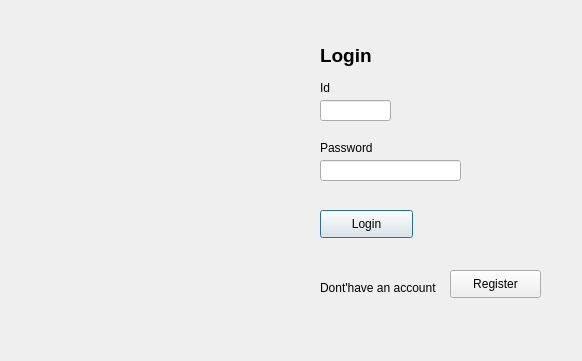
<?xml version="1.0" encoding="UTF-8"?>
<ui version="4.0">
 <class>login</class>
 <widget class="QDialog" name="login">
  <property name="geometry">
   <rect>
    <x>0</x>
    <y>0</y>
    <width>582</width>
    <height>361</height>
   </rect>
  </property>
  <property name="windowTitle">
   <string>Login</string>
  </property>
  <property name="styleSheet">
   <string notr="true">#login{
background-repeat: no-repeat;
border-image: url(D:/dataSource/images/image2.jpg) 0 0 0 0 stretch stretch;
}</string>
  </property>
  <widget class="QLabel" name="label">
   <property name="geometry">
    <rect>
     <x>320</x>
     <y>40</y>
     <width>81</width>
     <height>31</height>
    </rect>
   </property>
   <property name="text">
    <string>&lt;html&gt;&lt;head/&gt;&lt;body&gt;&lt;p&gt;&lt;span style=&quot; font-size:14pt; font-weight:600;&quot;&gt;Login&lt;/span&gt;&lt;/p&gt;&lt;/body&gt;&lt;/html&gt;</string>
   </property>
  </widget>
  <widget class="QLabel" name="label_6">
   <property name="geometry">
    <rect>
     <x>320</x>
     <y>140</y>
     <width>55</width>
     <height>16</height>
    </rect>
   </property>
   <property name="text">
    <string>Password</string>
   </property>
  </widget>
  <widget class="QLineEdit" name="password">
   <property name="geometry">
    <rect>
     <x>320</x>
     <y>160</y>
     <width>141</width>
     <height>21</height>
    </rect>
   </property>
  </widget>
  <widget class="QLabel" name="label_7">
   <property name="geometry">
    <rect>
     <x>320</x>
     <y>80</y>
     <width>55</width>
     <height>16</height>
    </rect>
   </property>
   <property name="text">
    <string>Id</string>
   </property>
  </widget>
  <widget class="QLineEdit" name="id_driver">
   <property name="geometry">
    <rect>
     <x>320</x>
     <y>100</y>
     <width>71</width>
     <height>21</height>
    </rect>
   </property>
   <property name="text">
    <string/>
   </property>
   <property name="readOnly">
    <bool>false</bool>
   </property>
  </widget>
  <widget class="QPushButton" name="btnLogin">
   <property name="geometry">
    <rect>
     <x>320</x>
     <y>210</y>
     <width>93</width>
     <height>28</height>
    </rect>
   </property>
   <property name="text">
    <string>Login</string>
   </property>
  </widget>
  <widget class="QPushButton" name="pushButton">
   <property name="geometry">
    <rect>
     <x>450</x>
     <y>270</y>
     <width>91</width>
     <height>28</height>
    </rect>
   </property>
   <property name="autoFillBackground">
    <bool>false</bool>
   </property>
   <property name="styleSheet">
    <string notr="true"/>
   </property>
   <property name="text">
    <string>Register</string>
   </property>
  </widget>
  <widget class="QLabel" name="label_2">
   <property name="geometry">
    <rect>
     <x>320</x>
     <y>280</y>
     <width>131</width>
     <height>16</height>
    </rect>
   </property>
   <property name="text">
    <string>Dont'have an account</string>
   </property>
  </widget>
 </widget>
 <resources/>
 <connections/>
</ui>
